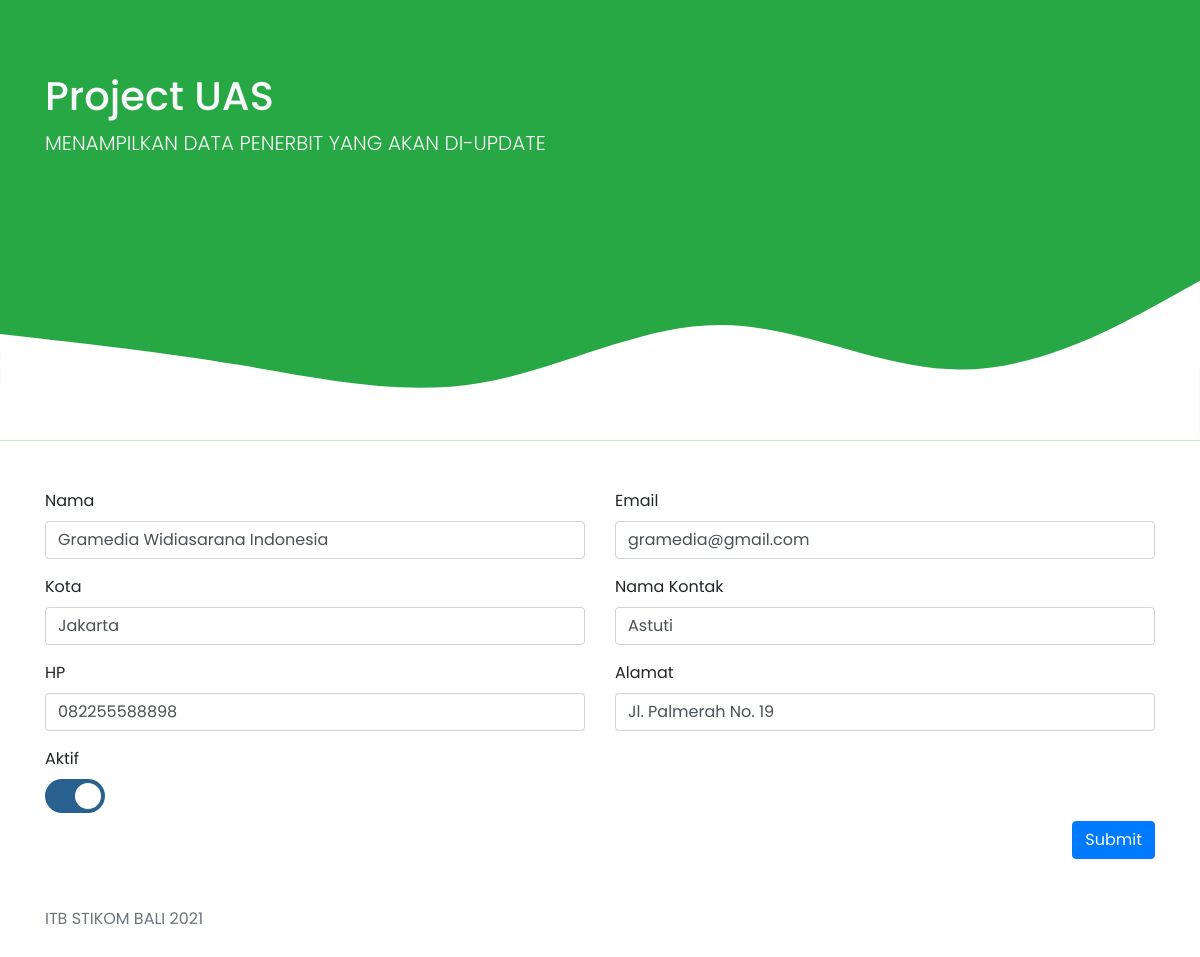
/190030509-view.php?id=5, run on an earlier commit of the app's database.
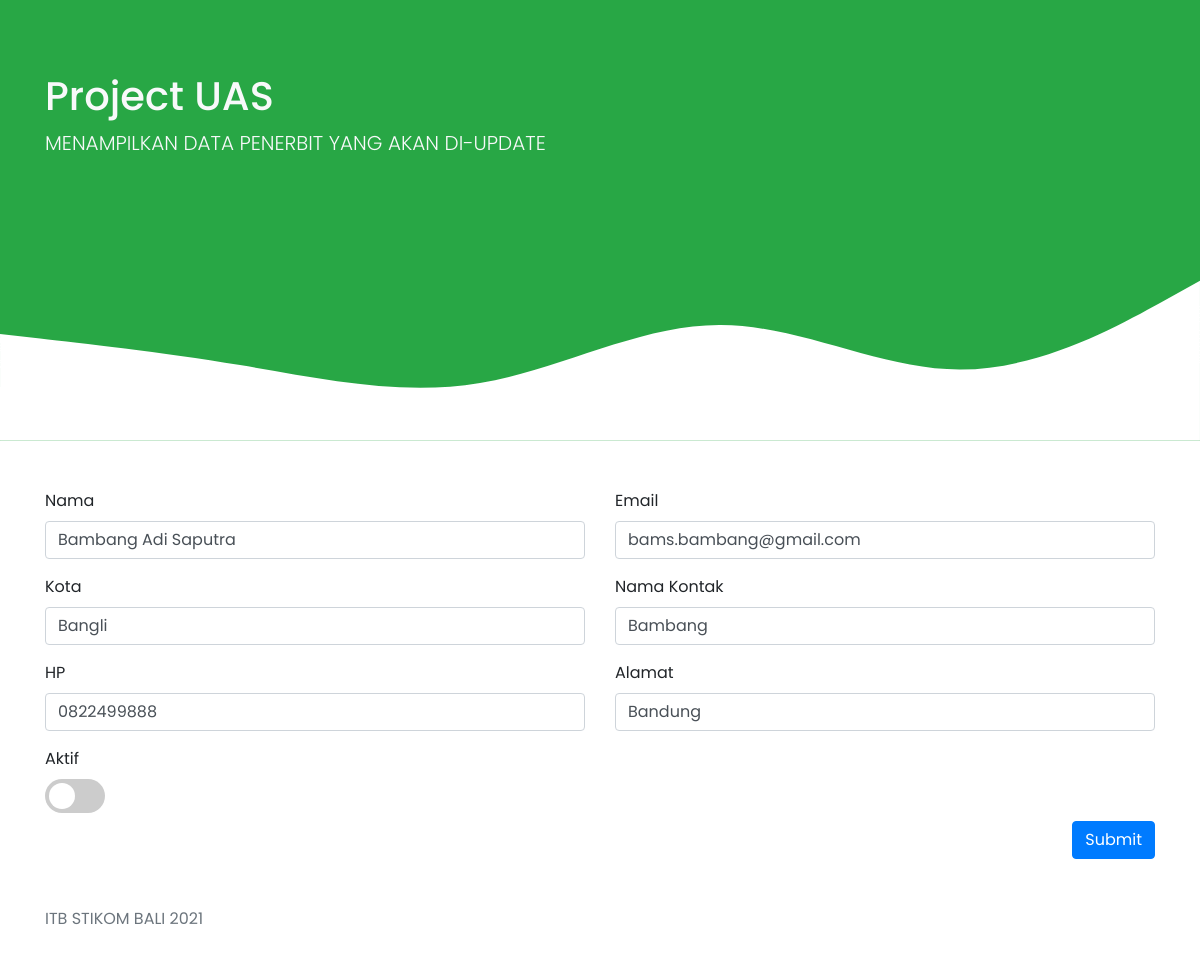
And on a later commit of the database.
### tables this page shows
CREATE TABLE `t_penerbit` (
  `id_penerbit` int(4) NOT NULL,
  `nama` varchar(50) NOT NULL,
  `kota` varchar(30) NOT NULL,
  `contact_name` varchar(50) NOT NULL,
  `contact_phone` varchar(15) NOT NULL,
  `alamat` varchar(100) NOT NULL,
  `email` varchar(60) NOT NULL,
  `status` tinyint(1) NOT NULL
);

### 190030509-view.php (the view, shortened to what this page needs)
<?php
    require "koneksi.php";
    $query = "SELECT * FROM t_penerbit WHERE id_penerbit='" . $_GET['id'] . "'";
    $sql = mysqli_query($koneksi, $query);
    try {
      $data = mysqli_fetch_assoc($sql);
    } catch(Exception $e) {
      echo 'Error : ' . $e->getMessage();
    }
?>
<!doctype html>
<html>
   <head>
      <link rel="stylesheet" href="https://maxcdn.bootstrapcdn.com/bootstrap/4.5.2/css/bootstrap.min.css">
      <link rel="stylesheet" href="../penerbit/style.css">
      <link rel="stylesheet" href="https://cdnjs.cloudflare.com/ajax/libs/font-awesome/4.7.0/css/font-awesome.min.css">
   </head>
   <body>
      <section class="pt-4 bg-success">
         <div>
            <div class="container">
               <h1 class="display-5 pt-5 text-light">Project UAS</h1>
               <p class="lead text-light">MENAMPILKAN DATA PENERBIT YANG AKAN DI-UPDATE</p>
            </div>
         </div>
      </section>
      <div class="container my-5">
         <form action="190030509-update.php?id=<?= $data['id_penerbit'] ?>" onSubmit="return cek_form(this)" method="POST">
            <div class="row">
               <div class="col-lg-6">
                  <div class="form-group">
                     <label for="namaid">Nama</label>
                     <input type="text" class="form-control" id="namaid" placeholder="Masukkan Nama" name="nama" value="<?= $data['nama'] ?>" >
                  </div>
               </div>
               <div class="col-lg-6">
                  <div class="form-group">
                     <label for="email">Email</label>
                     <input type="email" class="form-control" id="emailid" placeholder="Masukkan Email" name="email" value="<?= $data['email'] ?>" >
                  </div>
               </div>
               <div class="col-lg-6">
                  <div class="form-group">
                     <label for="kotaid">Kota</label>
                     <input type="text" class="form-control" id="kotaid" placeholder="Kota" name="kota" value="<?= $data['kota'] ?>" >
                  </div>
               </div>
               <div class="col-lg-6">
                  <div class="form-group">
                     <label for="kontakid">Nama Kontak</label>
                     <input type="text" class="form-control" id="kontakid" placeholder="Masukkan Nama Kontak" name="kontak" value="<?= $data['contact_name'] ?>" >
                  </div>
               </div>
               <div class="col-lg-6">
                  <div class="form-group">
                     <label for="hpid">HP</label>
                     <input type="text" class="form-control" id="hpid" placeholder="Masukkan No HP" name="phone" value="<?= $data['contact_phone'] ?>" >
                  </div>
               </div>
               <div class="col-lg-6">
                  <div class="form-group">
                     <label for="alamatid">Alamat</label>
                     <input type="text" class="form-control" id="alamatid" placeholder="Masukkan Alamat" name="alamat" value="<?= $data['alamat'] ?>" >
                  </div>
               </div>
               <div class="col-lg-12">
                  <label>Aktif</label>
                  <div>
                     <label class="switch">
                     <span class="slider round"></span>
                     </label>
                  </div>
               </div>
            </div>
            <div class="text-right">
               <button type="submit" class="btn btn-primary">Submit</button>
            </div>
         </form>
      </div>
      <footer class="footer my-5">
         <div class="container">
            <span class="text-muted">ITB STIKOM BALI <?= date('Y') ?></span>
         </div>
      </footer>
   </body>
</html>

### style.css (style rules this page uses)
body { font-family: Poppins; }
.switch { position: relative; display: inline-block; width: 60px; height: 34px; }
.slider { position: absolute; cursor: pointer; top: 0; left: 0; right: 0; bottom: 0; background-color: #ccc; -webkit-transition: 0.4s; transition: 0.4s; }
.slider:before { position: absolute; content: ""; height: 26px; width: 26px; left: 4px; bottom: 4px; background-color: white; -webkit-transition: 0.4s; transition: 0.4s; }
.slider.round { border-radius: 34px; }
.slider.round:before { border-radius: 50%; }
input:checked + .slider { background-color: #286090; }
input:checked + .slider:before { -webkit-transform: translateX(26px); -ms-transform: translateX(26px); transform: translateX(26px); }

What changed in the data, as far as the page shows it:
changed t_penerbit: nama "Gramedia Widiasarana Indonesia" → "Bambang Adi Saputra"; email "gramedia@gmail.com" → "bams.bambang@gmail.com"; kota "Jakarta" → "Bangli"; kontak "Astuti" → "Bambang"; phone "082255588898" → "0822499888"; alamat "Jl. Palmerah No. 19" → "Bandung"
